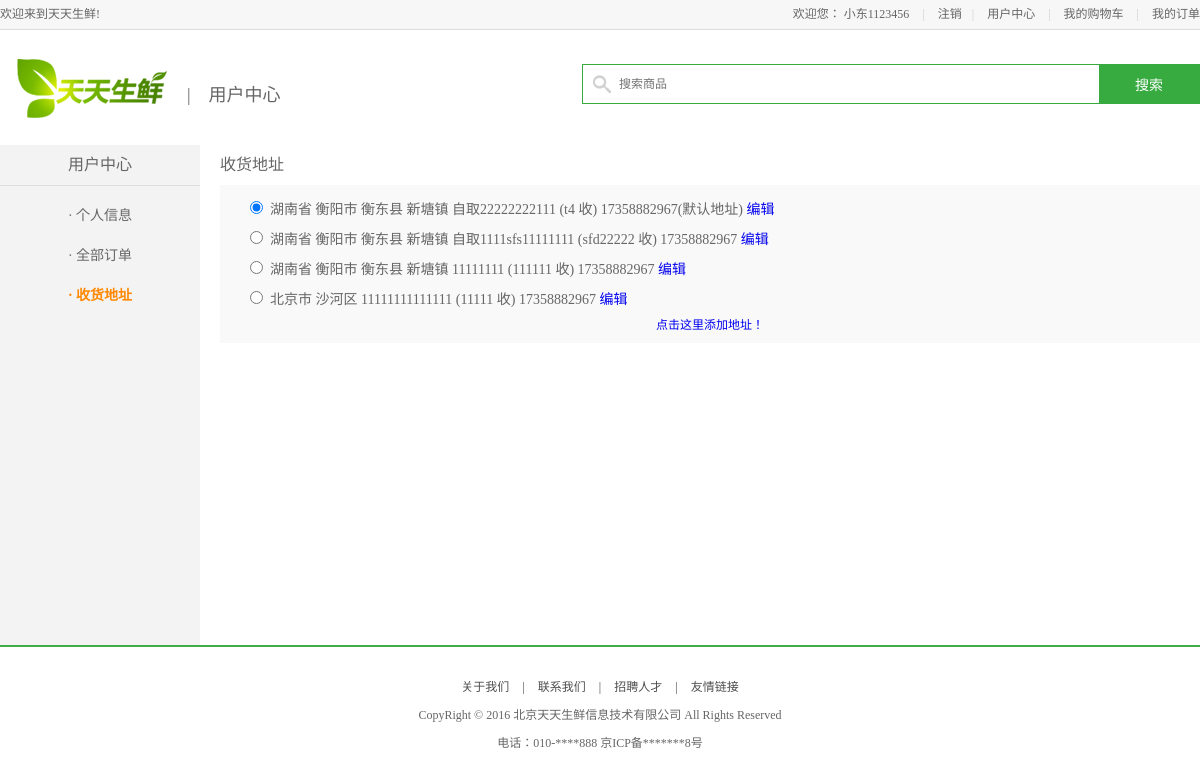
/user/site/ (signed in), run on the app's committed database.
### df_user/models.py (models this page shows, shortened)
class UserInfo(models.Model):
    uname = models.CharField(max_length=20, unique=True)
    _upwd = models.CharField(max_length=40)
    nikename = models.CharField(max_length=20, default='')
    uemail = models.EmailField(default='', unique=True)
    uphone = models.CharField(max_length=11, default='')
    verify_p = models.BooleanField(default=False)
    verify_e = models.BooleanField(default=False)
    default_addr = models.OneToOneField("AddressInfo", related_name='_user', null=True)
    @property
    def upwd(self):
        return self._upwd

class AddressInfo(models.Model):
    user = models.ForeignKey('UserInfo')
    receiver = models.CharField(max_length=25)
    area = models.ForeignKey("AreaInfo", related_name='address', null=True)
    address = models.CharField(max_length=100)
    phone = models.CharField(max_length=11)
    postcode = models.CharField(max_length=6)

class AreaInfo(models.Model):
    name = models.CharField(max_length=30)
    parea = models.ForeignKey('self', null=True, blank=True)

### df_user/decorators.py (the view)
    def wrapper(request, *args, **kwargs):
        user_id = request.session.get('user_id')
        if user_id:
            user_obj = models.UserInfo.objects.get(pk=user_id)
            request.df_user = user_obj
            return func(request, *args, **kwargs)
        else:
            next_url = request.get_full_path()
            print('in de next_url:', next_url)
            url = '?'.join([resolve_url('login'), 'next_url=%s' % urlsafe_base64_encode(next_url.encode()).decode()])
            print('in de url:', url)
            return redirect(url)

### df_user/templatetags/address_handle.py (called while the page is built)
@register.simple_tag
def address_handle(addr_obj):
    if addr_obj:
        address_li = []
        area_obj = addr_obj.area
        while area_obj:
            address_li.append(area_obj.name)
            area_obj = area_obj.parea
        address_li.reverse()
        address_li.append(addr_obj.address)
        address_li.append('(%s 收)' % addr_obj.receiver)
        address_li.append('%s' % addr_obj.phone)
        return mark_safe(' '.join(address_li))

### df_user/views.py (called while the page is built, shortened)
@require_login
def site(request):
    context = {
        'user': request.df_user,
        'page_name': 'site',
        'shen': models.AreaInfo.objects.filter(parea__isnull=True),
    }
    return render(request, 'df_user/user_center_site.html', context)

### templates/df_user/user_center_site.html (shortened to what this page needs)
{% extends 'df_user/base_user.html' %}
{% load static %}
{% load address_handle %}
{% block right_content %}
    <div class="right_content clearfix">
        <h3 class="common_title2">收货地址</h3>
        <div class="site_con">
            <dl>
                {% if user.default_addr %}
                    <dd>
                        <label>
                        <input type="radio" name="addr_id" checked="" value="{{ user.default_addr.id }}">
                        &nbsp;{% address_handle user.default_addr %}(默认地址)
                        </label>
                        <a href="{% url 'change_site' user.default_addr.id %}">编辑</a>
                    </dd>
                {% endif %}
                {% for addr in user.addressinfo_set.all %}
                    {% if user.default_addr.id != addr.id %}
                        <dd>
                            <label>
                            <input type="radio" name="addr_id" value="{{ addr.id }}">
                            &nbsp;{% address_handle addr %}
                            </label>
                        <a href="{% url 'change_site' addr.id %}">编辑</a>
                        </dd>
                    {% endif %}
                {% endfor %}
            <a href="{% url 'add_address' %}" style="text-align: center; display: block;">点击这里添加地址！</a>
            </dl>
        </div>
    </div>
{% endblock %}

### templates/base_top.html (shortened to what this page needs)
{% extends 'base.html' %}
{% load static %}
{% block top %}
    {% if page_name == 'site' %}
        <div class="header_con">
            <div class="header">
                <div class="welcome fl">欢迎来到天天生鲜!</div>
                <div class="fr">
                    {% if user %}
                        <div class="login_info fl login_btn">
                            欢迎您：<em>
                                {% if user.nikename %}
                                    <a href="{% url 'info' %}">{{ user.nikename }}</a>
                                {% else %}
                                    <a href="{% url 'info' %}">{{ user.uname }}</a>
                                {% endif %}
                            </em>
                            <span>|</span>
                            <a href="{% url 'logout' %}">注销</a>
                        </div>
                    {% else %}
                        <div class="login_btn fl">
                            <a href="{% url 'login' %}">登录</a>
                            <span>|</span>
                            <a href="{% url 'register' %}">注册</a>
                        </div>
                    {% endif %}
                    <div class="user_link fl">
                        <span>|</span>
                        <a href="{% url 'info' %}">用户中心</a>
                        <span>|</span>
                        <a href="{% url 'cart' %}">我的购物车</a>
                        <span>|</span>
                        <a href="{% url 'order' %}">我的订单</a>
                    </div>
                </div>
            </div>
        </div>
        <div class="search_bar clearfix">
            <a href="{% url 'index' %}" class="logo fl"><img src="{% static 'images/logo.png' %}"></a>
            <div class="sub_page_name fl">|&nbsp;&nbsp;&nbsp;&nbsp;用户中心</div>
            <div class="search_con fr">
                 <form method='get' action="/search/" target="_blank">
                    <input type="text" class="input_text fl" name="q" placeholder="搜索商品">
                    <input type="submit" class="input_btn fr" name="" value="搜索">
                </form>
            </div>
        </div>
    {% endif %}
{% endblock %}

### static/css/main.css (style rules this page uses)
body { font-family:'Microsoft Yahei';font-size:12px;color:#666; }
html,body { height:100% }
.header_con { background-color:#f7f7f7; height:29px; border-bottom:1px solid #dddddd }
.header { width:1200px; height:29px; margin:0 auto; }
.welcome,.login_info,.login_btn,.user_link { line-height:29px; }
.login_info em { color:#ff8800 }
.login_btn a,.user_link a { color:#666; }
.login_btn span,.user_link span { color:#cecece; margin:0 10px; }
.search_bar { width:1200px;height:115px;margin:0 auto; }
.logo { width:150px;height:59px;margin:29px 0 0 17px; }
.search_con { width:616px;height:38px;border:1px solid #37ab40;margin:34px 0 0 124px;background:url(../images/icons.png) 10px -338px no-repeat; }
.search_con .input_text { width:470px;height:34px;border:0px;margin:2px 0 0 36px;outline:none;font-size:12px;color:#737272;font-family:'Microsoft Yahei' }
.search_con .input_btn { width:100px;height:38px;background-color:#37ab40;border:0px;font-size:14px;color:#fff;font-family:'Microsoft Yahei';outline:none;cursor:pointer; }
.sub_page_name { font-size:18px;color:#666;margin:50px 0 0 20px }
.right_content { width:980px; float:right; min-height:500px; }
.common_title2 { height:20px;line-height:20px;font-size:16px;margin:10px 0; }
.site_con { background-color:#f9f9f9; padding:10px 0; margin-bottom:20px; }
.site_con dd { font-size:14px; line-height:30px; text-indent:30px; }

### data on the page
UserInfo: nikename "小东1123456", default_addr.phone "湖南省 衡阳市 衡东县 新塘镇 自取22222222111 (t4 收) 17358882967"
AddressInfo: area+address+receiver "湖南省 衡阳市 衡东县 新塘镇 自取1111sfs11111111 (sfd22222 收) 17358882967"
AddressInfo: area+address+receiver "湖南省 衡阳市 衡东县 新塘镇 11111111 (111111 收) 17358882967"
AddressInfo: area+address+receiver "北京市 沙河区 11111111111111 (11111 收) 17358882967"
